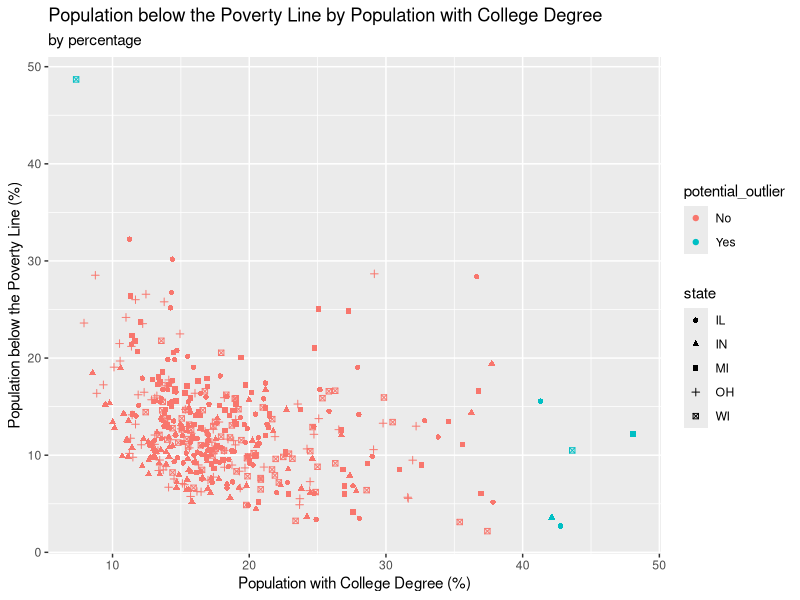

Write the R code that produced this figure.
## ---- chunk 1
#| eval: true
#| message: false

library(tidyverse)
## ---- chunk 2
midwest
## ---- chunk 3
#| eval: true
#| message: false

midwest|>count(state)|>arrange(desc(n))
## ---- chunk 4
midwest |>
  count(county, state) |>
  count(county, name = "freq") |>
  filter(freq >= 2)
## ---- chunk 5
midwest |>filter(popdensity > 25000) |>select(county, state, popdensity, poptotal, area)|>arrange(desc(popdensity))

## ---- chunk 6
midwest |>
  filter(popdensity == max(popdensity)) |>
  select(county, state, popdensity, poptotal, area)


## ---- chunk 7
midwest|>summarize(median(popdensity),IQR1=quantile(popdensity,0.25),IQR3=quantile(popdensity,0.75))
## ---- chunk 8
#| echo: false
#| message: true
midwest_ <- midwest |>mutate(metro = if_else(inmetro == 1, "Yes", "No"))|> group_by(state) |> summarise(
    metro_popln = sum(metro == "Yes"),
    not_metro_popln = sum(metro == "No"),
    total_popln = n(),
    metro_proportion = metro_popln / total_popln,
    not_metro_proportion = not_metro_popln / total_popln
) |> select(state, metro_proportion, not_metro_proportion)

midwest_
## ---- chunk 9
midwest |>
    filter (percollege < 10 & percbelowpoverty > 48) |>
    select (county, state, percbelowpoverty, percollege)
## ---- chunk 10
midwest |>
    filter (percollege >40 & percbelowpoverty < 17) |>
    select (county, state, percbelowpoverty, percollege)
## ---- chunk 11
midwest |>
    filter ((percollege < 10 &
                 percbelowpoverty > 48) | (percollege > 40 &
                                               percbelowpoverty < 17)) |>
    select (county, state, percbelowpoverty, percollege)
## ---- chunk 12
midwest |>
    mutate(potential_outlier = if_else(
        (percollege < 10 &
             percbelowpoverty > 48) | (percollege > 40 &
                                           percbelowpoverty < 17),
        "Yes",
        "No"
    )) |>
    select(county, state, percbelowpoverty, percollege, potential_outlier) |>
    arrange(potential_outlier)
## ---- chunk 13
midwest |>
    mutate(potential_outlier = if_else(
        (percollege < 10 &
             percbelowpoverty > 48) | (percollege > 40 &
                                           percbelowpoverty < 17),
        "Yes",
        "No"
    )) |> ggplot(aes(
        x = percollege,
        y = percbelowpoverty,
        colour = potential_outlier,
        shape = state
    )) + geom_point() + labs(title = "Population below the Poverty Line by Population with College Degree",subtitle = "by percentage", x = "Population with College Degree (%)", y = "Population below the Poverty Line (%)", )
